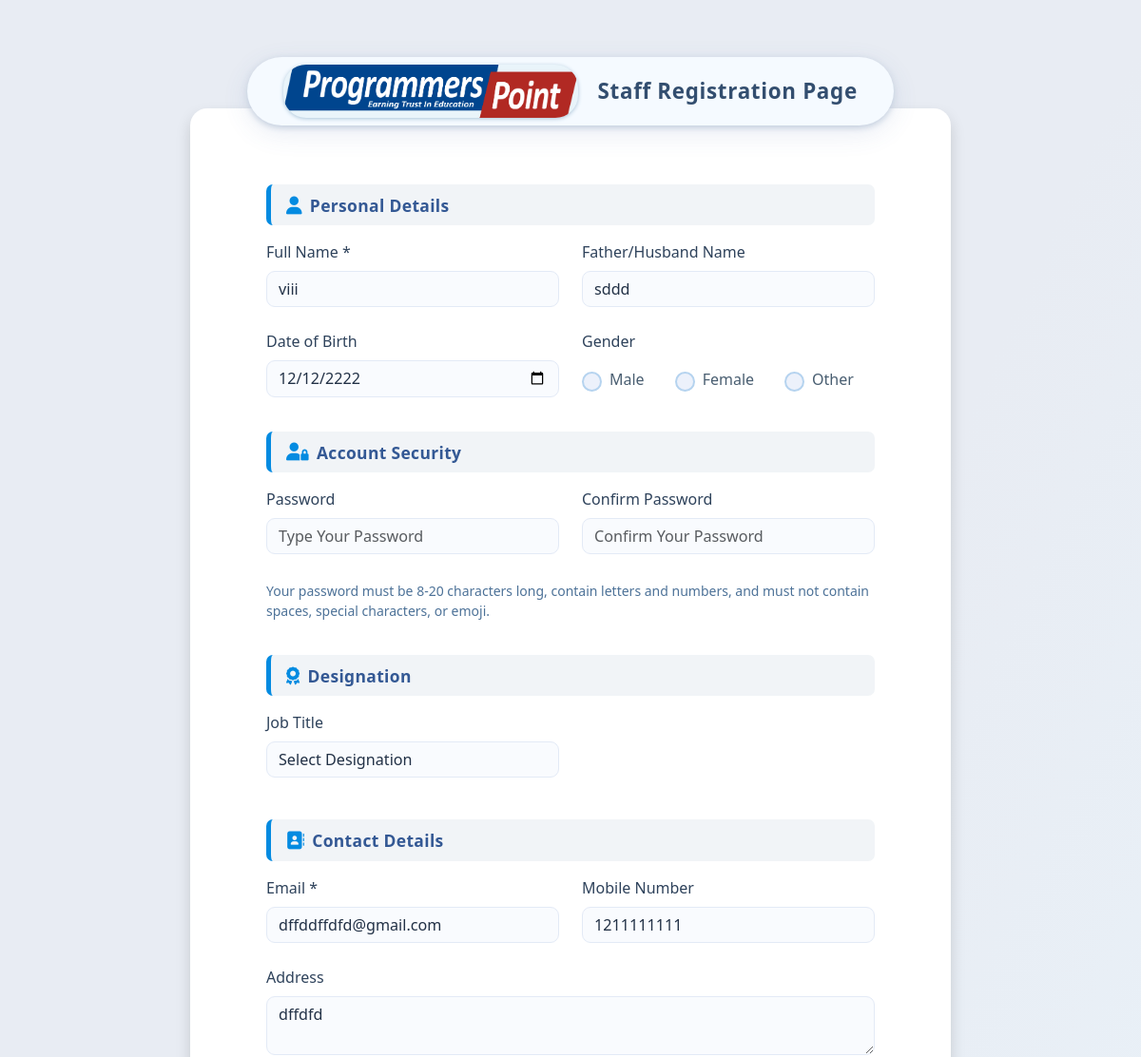
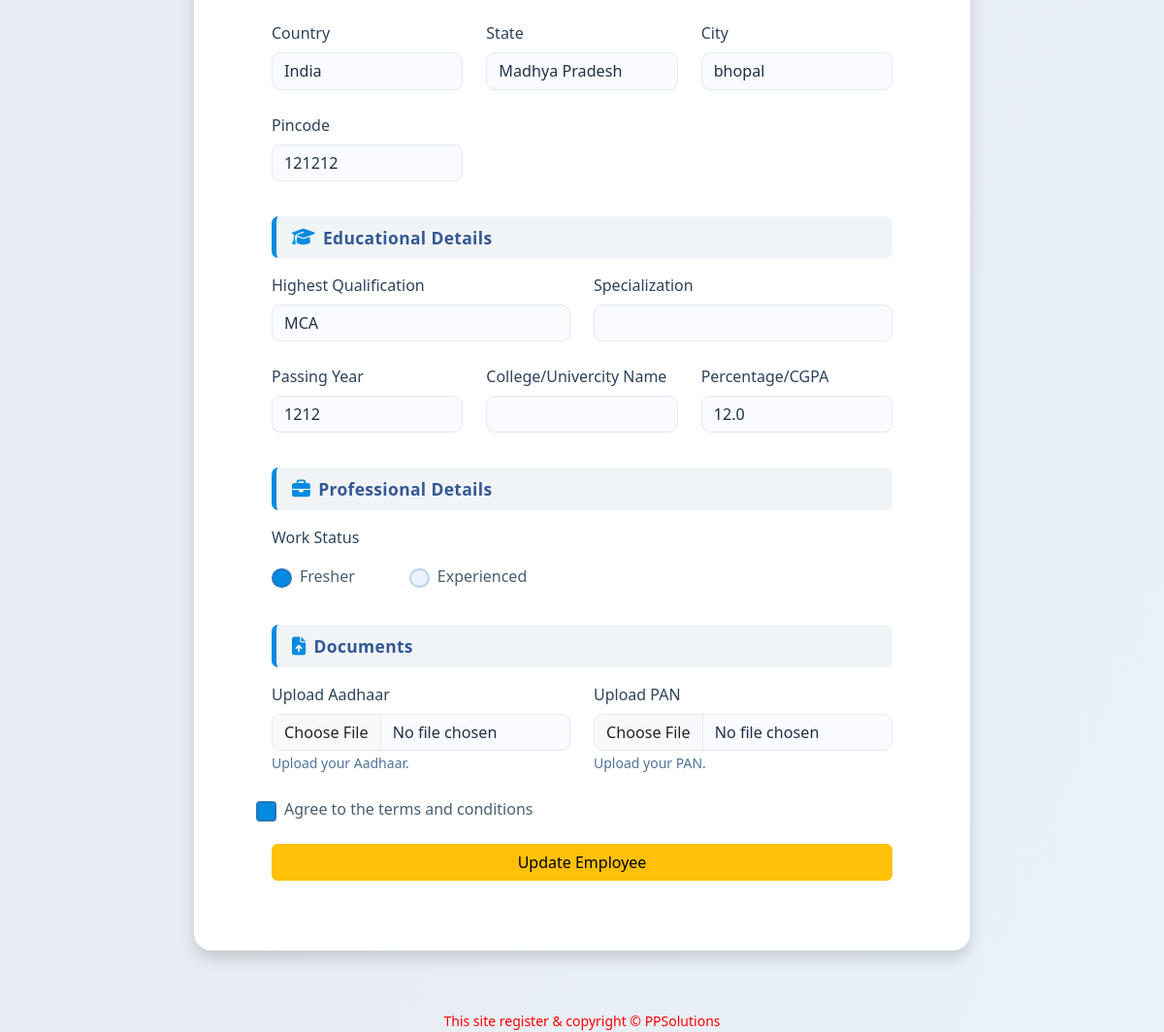
The app's page /update-enquiry/10/ with its own data (2 pictures, top to bottom).
### staffPortal/models.py (models this page shows, shortened)
class StudentEnquiryModel(models.Model):
    name = models.CharField(max_length=50, validators=[MinLengthValidator(2)])
    f_h = models.CharField(max_length=50)
    dob = models.DateField(blank=True, null= True)
    gender = models.CharField(max_length=10)
    course = models.ForeignKey(studentCourses, on_delete=models.SET_NULL, null=True, blank=True)
    email = models.EmailField(unique=True)
    mobile = models.CharField(max_length=10, validators=[RegexValidator(r'^\d{10}$', message="phone must be 10 digits")])
    address = models.CharField(max_length=500, null=True, blank=True)
    country = models.ForeignKey(Country, on_delete=models.SET_NULL, null=True, blank=True)
    state = models.ForeignKey(State, on_delete=models.SET_NULL, null=True, blank=True)
    city  = models.ForeignKey(City, on_delete=models.SET_NULL, null=True, blank=True)
    pincode = models.CharField(max_length = 6, validators=[RegexValidator(r'^\d{6}$', message="pin code must be 6 digits ")])
    highest_qualification= models.CharField(max_length=100,null=True, blank=True, default="")
    school_name = models.CharField(max_length=100,null=True, blank=True, default="")
    course_name = models.CharField(max_length=100,null=True, blank=True, default="")
    college_name= models.CharField(max_length=150,null=True, blank=True, default="")
    branch_name = models.CharField(max_length=100,null=True, blank=True, default="")
    passing_year = models.CharField(max_length=4,validators=[RegexValidator(r'^\d{4}$', message="Year must be in 4 digits")],null=True,blank=True,default=None)
    percentage = models.FloatField(null=True, blank=True, default=None)
    work_status = models.CharField(max_length=12,null=True, blank=True, default="")
    company_name = models.CharField(max_length=60,null=True, blank=True, default="")
    total_experience = models.CharField(max_length=20, null=True, blank=True, default="")
    job_title = models.CharField(max_length=50,null=True, blank=True, default="")
    notice_period = models.CharField(max_length=20, null=True, blank=True,default="")
    salary = models.IntegerField( null=True, blank=True,default=0)
    adhar = models.FileField(upload_to=adhar_upload_path, blank=False)
    salary_slip = models.FileField(upload_to=salary_slip_upload_path, blank=False, null=True)
    Enquiry_person = models.ForeignKey(staffRegistrationModel, on_delete=models.SET_NULL, null=True, blank=True)
    agree = models.BooleanField(default=False,help_text="Must agree to terms & conditions")
    directors_meeting =  models.BooleanField(default=False, help_text = "Meeting with director")
    remark = models.TextField(max_length=500, null=True, blank=True)
    is_recent = models.BooleanField(default=True)

class Country(models.Model):
    name = models.CharField(max_length=100, unique=True)

class State(models.Model):
    country = models.ForeignKey(Country, on_delete=models.CASCADE)
    name = models.CharField(max_length=100)

class City(models.Model):
    state = models.ForeignKey(State,on_delete=models.CASCADE)
    name = models.CharField(max_length=100)

### staffPortal/views.py (the view, shortened to what this page needs)
# urls.py: path("update-enquiry/<int:id>/",views.update_Enquiry_Details, name = "updateEnquiry"),
def update_Enquiry_Details(request, id):
    staff = get_object_or_404(StudentEnquiryModel, id=id)
    country= Country.objects.all()
    state = State.objects.all()
    city = City.objects.all()
    role = roleModel.objects.all()
    return render (request, 'staffPortal/Registration.html',{
                                                            'staff':staff,
                                                              'country':country,
                                                              'state':state,
                                                              'city':city,
                                                              'role':role })

### staffPortal/templates/staffPortal/Registration.html (shortened to what this page needs)
{% extends "staffPortal/base.html" %}
{% load static %}
{% block extra_css %}
<link rel="stylesheet" href="{% static 'css/registration.css'%}">
{% endblock %}
{% block container %}
<div class="outer-wrap">
    <div class="pro-logo-pill">
      <div class="pro-logo-pill-inner">
          <img src="{% static 'images/programmers-logo.png' %}" alt="Logo">
          <div class="pro-logo-title">Staff Registration Page</div>
      </div>
    </div>
    <div class="card main-card shadow">
          <div class="card-body px-lg-5 px-2 pb-5 pt-1">
            {% if staff %}
              <form method="POST" enctype="multipart/form-data"  action="{% url 'employee_update' staff.id %}">
            {% else %}
              <form id="regForm" method="post" enctype="multipart/form-data" action="{% url 'staffRegistration'%}">
            {% endif %}
              <div class="section-title-bar"><i class="fas fa-user"></i> Personal Details</div>
              <div class="row mb-1 gx-4 gy-4">
                <div class="col-md-6">
                  <label class="form-label">Full Name *</label>
                  <input type="text" class="form-control" name="name" value='{% if staff %}{{ staff.name }}{% endif %}' required>
                </div>
                <div class="col-md-6">
                  <label class="form-label">Father/Husband Name</label>
                  <input type="text" class="form-control" name="f_h" value='{% if staff %}{{ staff.f_h }}{% endif %}'>
                </div>
                <div class="col-md-6">
                  <label class="form-label">Date of Birth</label>
                  <input type="date" class="form-control" name="dob" value="{% if staff %}{{ staff.dob|date:'Y-m-d' }}{% endif %}">
                </div>
                <div class="col-md-6">
                  <label class="form-label">Gender</label>
                  <div class="d-flex gap-4 mt-2">
                    <div class="form-check">
                      <input class="form-check-input" type="radio" name="gender" id="male" value="male" {% if staff and staff.gender == "male" %}checked{% endif %} >
                      <label class="form-check-label" for="male">Male</label>
                    </div>
                    <div class="form-check">
                      <input class="form-check-input" type="radio" name="gender" id="female" value="female" {% if staff and staff.gender == "female" %}checked{% endif %}>
                      <label class="form-check-label" for="female">Female</label>
                    </div>
                    <div class="form-check">
                      <input class="form-check-input" type="radio" name="gender" id="other" value="other" {% if staff.gender == "other"%}checked{% endif %}>
                      <label class="form-check-label" for="other">Other</label>
                    </div>
                  </div>
                </div>
              </div>
            <div class="section-title-bar">
              <i class="fas fa-user-lock"></i> Account Security</div>
            <div class="row mb-1 gx-4 gy-4">
              <div class="col-md-6">
                <label for="password" class="form-label">Password</label>
                <input type="password" class="form-control" name="password" id="password" placeholder="Type Your Password" value="{{staff.password}}" required>
              </div>
              <div class="col-md-6">
                <label for="confirm_Password" class="form-label">Confirm Password</label>
                <input type="password" class="form-control" name="con_password" id="confirm_Password" placeholder="Confirm Your Password" value="{{con_password}}" required>
              </div>
              <div class="col-12">
                <div class="form-text" id="passwordHelpBlock">
                  Your password must be 8-20 characters long, contain letters and numbers, and must not contain spaces, special characters, or emoji.
                </div>
              </div>
            </div>
              <div class="section-title-bar"><i class="fas fa-award"></i> Designation</div>
              <div class="row gx-4">
                <div class="col-md-6 mb-2">
                  <label class="form-label">Job Title</label>
                  <select name="role" class="form-select">
                    <option value="">Select Designation</option>
                  </select>
                </div>
              </div>
              <div class="section-title-bar"><i class="fas fa-address-book"></i> Contact Details</div>
              <div class="row gx-4 gy-4">
                <div class="col-md-6">
                  <label class="form-label">Email *</label>
                  <input type="email" class="form-control" name="email" value="{% if staff %}{{ staff.email }}{% endif %}" required>
                </div>
                <div class="col-md-6">
                  <label class="form-label">Mobile Number</label>
                  <input type="tel" class="form-control" name="mobile" maxlength="10" value="{% if staff %}{{ staff.mobile }}{% endif %}">
                </div>
                <div class="col-12">
                  <label class="form-label">Address</label>
                  <textarea class="form-control" name="address" rows="2">{% if staff %}{{ staff.address }}{% endif %}</textarea>
                </div>
                <div class="col-md-4">
                  <label class="form-label">Country</label>
                  <select name="country" class="form-select">
                    {% for country_item in country %}
                      <option value="{{country_item.id}}" {% if staff and staff.country.id == country_item.id %}selected{% endif %}>{{country_item.name}}</option>
                    {% endfor %}
                  </select>
                </div>
                <div class="col-md-4">
                  <label class="form-label">State</label>
                  <select name="state" class="form-select">
                    {% for state_item in state %}
                      <option value="{{state_item.id}}" {% if staff and staff.state.id == state_item.id %}selected{% endif %}>{{state_item.name}}</option>
                    {% endfor %}
                  </select>
                </div>
                <div class="col-md-4">
                  <label class="form-label">City</label>
                  <select name="city" class="form-select">
                    {% for city_item in city %}
                      <option value="{{city_item.id}}" {% if staff and staff.city.id == city_item.id %}selected{% endif %}>{{city_item.name}}</option>
                    {% endfor %}
                  </select>
                </div>
                <div class="col-md-4">
                  <label class="form-label">Pincode</label>
                  <input type="number" class="form-control" name="pincode" maxlength="6" value="{{staff.pincode}}">
                </div>
              </div>
              <div class="section-title-bar"><i class="fas fa-graduation-cap"></i> Educational Details</div>
              <div class="row gx-4 gy-4">
                <div class="col-md-6">
                  <label class="form-label">Highest Qualification</label>
                  <input type="text" class="form-control" name="qualification" value="{{staff.highest_qualification}}">
                </div>
                <div class="col-md-6">
                  <label class="form-label">Specialization</label>
                  <input type="text" class="form-control" name="specialization" value="{{staff.specialization}}">
                </div>
                <div class="col-md-4">
                  <label class="form-label">Passing Year</label>
                  <input type="number" min="1900" max="2099" class="form-control" name="passing_year" placeholder="e.g. 2022" value="{{staff.passing_year}}">
                </div>
                <div class="col-md-4">
                  <label class="form-label">College/Univercity Name</label>
                  <input type="text" class="form-control" name="college_university" value="{{staff.college}}">
                </div>
                <div class="col-md-4">
                  <label class="form-label">Percentage/CGPA</label>
                  <input type="text" class="form-control" name="percentage_cgpa" placeholder="e.g. 78% or 8.3 CGPA" value="{{staff.percentage}}" >
                </div>
              </div>
              <div class="section-title-bar"><i class="fas fa-briefcase"></i> Professional Details</div>
              <div class="mb-3">
                <label class="form-label">Work Status</label>
                <div class="d-flex gap-5 mt-2">
                  <div class="form-check">
                    <input type="radio" class="form-check-input" name="work_status" id="fresher" value="fresher" onclick="show_exp(false)" checked>
                    <label class="form-check-label" for="fresher" >Fresher</label></div>
                  <div class="form-check">
                    <input type="radio" class="form-check-input" name="work_status" id="experienced" value="experienced" onclick="show_exp(true)">
                    <label class="form-check-label" for="experienced" >Experienced</label></div>
                </div>
              </div>
              <div class="section-title-bar"><i class="fas fa-file-upload"></i> Documents</div>
              <div class="row gx-4 gy-4 mb-4">
                <div class="col-md-6">
                  <label class="form-label">Upload Aadhaar</label>
                  <input type="file" class="form-control" name="adhar_upload">{% if staff.adhar %}<p>Current: <a href="{{ staff.adhar.url }}" target="_blank">View</a></p>{% endif %}
                  <small class="form-text">Upload your Aadhaar.</small>
                </div>
                <div class="col-md-6">
                  <label class="form-label">Upload PAN</label>
                  <input type="file" class="form-control" name="pan_upload">{% if staff.pan %}<p>Current: <a href="{{ staff.pan.url }}" target="_blank">View</a></p>{% endif %}
                  <small class="form-text">Upload your PAN.</small>
                </div>
              </div>
              <div class="form-check mb-4 mt-3 ps-2">
                <input type="checkbox" class="form-check-input" id="agree" name="agree" value="1"  {% if staff and staff.agree %}checked{% endif %} required>
                <label class="form-check-label" for="agree">
                  Agree to the terms and conditions
                </label>
              </div>
              <div class="d-grid">
                <button type="submit" class="btn {% if staff %}btn-warning{% else %}btn-success{% endif %}" id="button">
                      {% if staff %}Update Employee{% else %}Register Employee{% endif %}
                </button>
              </div>
            </form>
          </div>
        </div>
      </div>
{% endblock %}

### records on screen
StudentEnquiryModel: name "viii", f_h "sddd", dob "12/12/2222", gender "☐ Male", gender "☐ Female", gender "☐ Other", email "dffddffdfd@gmail.com", mobile "1211111111", address "dffdfd", country "India", state "Madhya Pradesh", city "bhopal", pincode "121212", qualification "MCA", passing_year "1212", percentage_cgpa "12.0", agree "☑"
